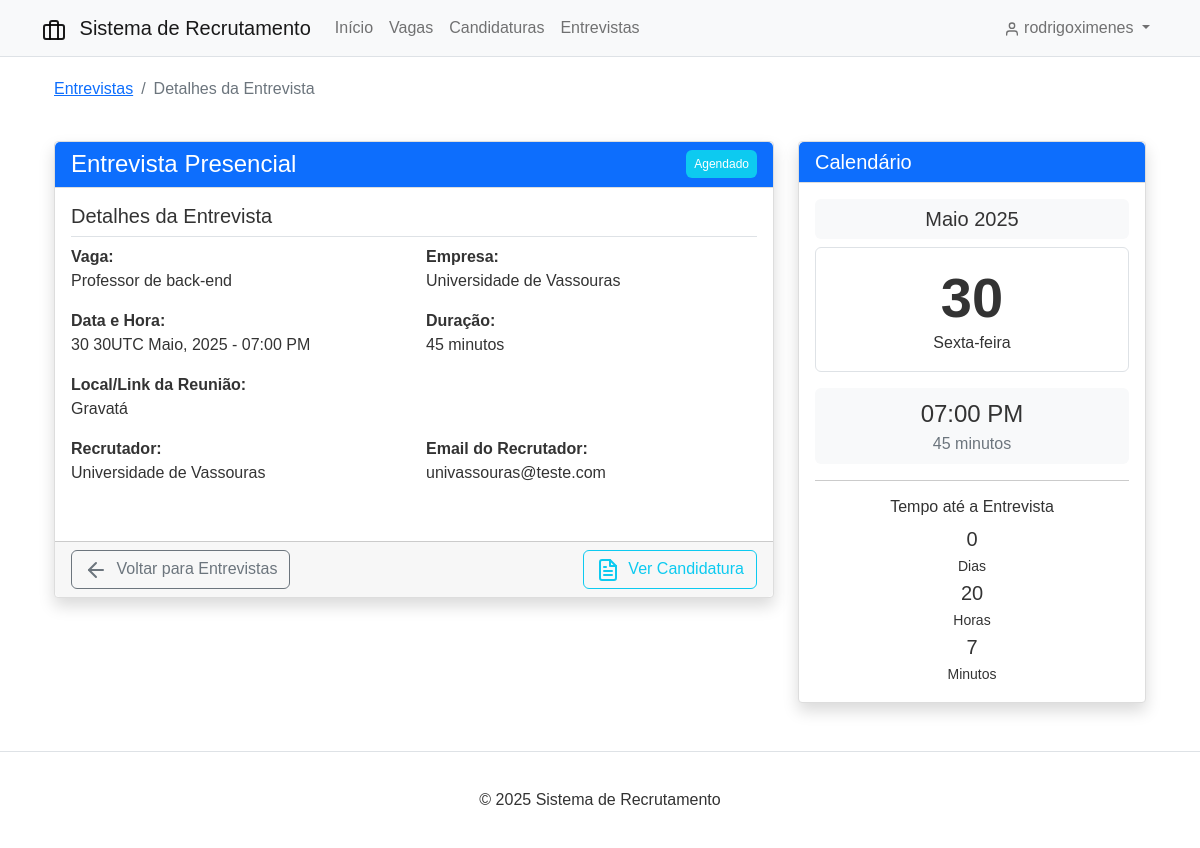
Page /interviews/2/ (signed in) on the committed database.
### users/models.py (models this page shows, shortened)
class CustomUser(AbstractUser):
    class Role(models.TextChoices):
        CANDIDATE = 'CANDIDATE', _('Candidato')
        RECRUITER = 'RECRUITER', _('Recrutador')
        ADMIN = 'ADMIN', _('Administrador')
    role = models.CharField(
        max_length=20,
        choices=Role.choices,
        default=Role.CANDIDATE,
        help_text=_('Determines the user type and permissions')
    )
    phone = models.CharField(max_length=20, blank=True, null=True)
    bio = models.TextField(blank=True, null=True)
    def is_candidate(self):
        return self.role == self.Role.CANDIDATE
    def is_admin(self):
        return self.role == self.Role.ADMIN

### interviews/models.py (models this page shows, shortened)
class Interview(models.Model):
    class InterviewType(models.TextChoices):
        PHONE = 'PHONE', 'Entrevista por Telefone'
        VIDEO = 'VIDEO', 'Chamada de Vídeo'
        IN_PERSON = 'IN_PERSON', 'Entrevista Presencial'
        TECHNICAL = 'TECHNICAL', 'Avaliação Técnica'
    class InterviewStatus(models.TextChoices):
        SCHEDULED = 'SCHEDULED', 'Agendado'
        COMPLETED = 'COMPLETED', 'Concluído'
        CANCELED = 'CANCELED', 'Cancelado'
        RESCHEDULED = 'RESCHEDULED', 'Remarcado'
    application = models.ForeignKey(Application, on_delete=models.CASCADE, related_name='interviews')
    interview_type = models.CharField(max_length=20, choices=InterviewType.choices)
    date_time = models.DateTimeField()
    duration_minutes = models.PositiveIntegerField(default=30)
    location = models.CharField(max_length=255, blank=True, null=True,
                               help_text="Physical location or meeting link")
    status = models.CharField(max_length=20, choices=InterviewStatus.choices, default=InterviewStatus.SCHEDULED)
    notes = models.TextField(blank=True, null=True)
    feedback = models.TextField(blank=True, null=True)
    created_at = models.DateTimeField(auto_now_add=True)
    updated_at = models.DateTimeField(auto_now=True)
    @property
    def recruiter(self):
        return self.application.job.recruiter
    @property
    def candidate(self):
        return self.application.candidate
    @property
    def is_past(self):
        return self.date_time < timezone.now()
    class Meta:
        ordering = ['date_time']

### jobs/models.py (models this page shows, shortened)
class Application(models.Model):
    class Status(models.TextChoices):
        APPLIED = 'APPLIED', 'Candidatado'
        REVIEWING = 'REVIEWING', 'Em análise'
        SHORTLISTED = 'SHORTLISTED', 'Pré-selecionado'
        REJECTED = 'REJECTED', 'Rejeitado'
        HIRED = 'HIRED', 'Contratado'
    job = models.ForeignKey(Job, on_delete=models.CASCADE, related_name='applications')
    candidate = models.ForeignKey(CustomUser, on_delete=models.CASCADE, related_name='applications')
    cover_letter = models.TextField()
    status = models.CharField(max_length=20, choices=Status.choices, default=Status.APPLIED)
    applied_at = models.DateTimeField(auto_now_add=True)
    updated_at = models.DateTimeField(auto_now=True)
    recruiter_notes = models.TextField(blank=True, null=True)
    class Meta:
        unique_together = ('job', 'candidate')
        ordering = ['-applied_at']

class Job(models.Model):
    title = models.CharField(max_length=100)
    company = models.CharField(max_length=100)
    location = models.CharField(max_length=100)
    description = models.TextField()
    requirements = models.TextField()
    salary_range = models.CharField(max_length=100, blank=True, null=True)
    job_type = models.CharField(max_length=50, choices=[
        ('FULL_TIME', 'Integral'),
        ('PART_TIME', 'Parcial'),
        ('CONTRACT', 'Contrato'),
        ('INTERNSHIP', 'Estágio'),
    ])
    recruiter = models.ForeignKey(CustomUser, on_delete=models.CASCADE, related_name='posted_jobs')
    created_at = models.DateTimeField(auto_now_add=True)
    updated_at = models.DateTimeField(auto_now=True)
    deadline = models.DateTimeField(default=timezone.now)
    is_active = models.BooleanField(default=True)
    class Meta:
        ordering = ['-created_at']

### interviews/views.py (the view)
# urls.py: path('<int:interview_id>/', views.interview_detail, name='interview_detail'),
@login_required
def interview_detail(request, interview_id):
    interview = get_object_or_404(Interview, pk=interview_id)
    is_recruiter = request.user == interview.recruiter
    is_candidate = request.user == interview.candidate
    is_admin = request.user.is_admin()
    if not (is_recruiter or is_candidate or is_admin):
        return HttpResponseForbidden("You don't have permission to view this interview.")
    if request.method == 'POST' and (is_recruiter or is_admin):
        form = InterviewForm(request.POST, instance=interview)
        if form.is_valid():
            form.save()
            messages.success(request, "Interview updated successfully!")
            return redirect('interview_detail', interview_id=interview.id)
    else:
        form = InterviewForm(instance=interview) if (is_recruiter or is_admin) else None
    context = {
        'interview': interview,
        'form': form,
        'is_recruiter': is_recruiter or is_admin,
        'is_candidate': is_candidate,
        'application': interview.application
    }
    return render(request, 'interviews/interview_detail.html', context)

### templates/interviews/interview_detail.html (shortened to what this page needs)
{% extends 'base.html' %}
{% block content %}
<div class="container">
    <div class="row mb-4">
        <div class="col-md-12">
            <nav aria-label="breadcrumb">
                <ol class="breadcrumb">
                    <li class="breadcrumb-item"><a href="{% url 'my_interviews' %}">Entrevistas</a></li>
                    <li class="breadcrumb-item active">Detalhes da Entrevista</li>
                </ol>
            </nav>
        </div>
    </div>
    <div class="row">
        <div class="col-md-8">
            <div class="card shadow mb-4">
                <div class="card-header bg-primary text-white">
                    <div class="d-flex justify-content-between align-items-center">
                        <h4 class="mb-0">{{ interview.get_interview_type_display }}</h4>
                        <span class="badge
                            {% if interview.status == 'SCHEDULED' %}bg-info
                            {% elif interview.status == 'COMPLETED' %}bg-success
                            {% elif interview.status == 'CANCELED' %}bg-danger
                            {% elif interview.status == 'RESCHEDULED' %}bg-warning
                            {% endif %} p-2">
                            {{ interview.get_status_display }}
                        </span>
                    </div>
                </div>
                <div class="card-body">
                    <div class="mb-4">
                        <h5 class="border-bottom pb-2">Detalhes da Entrevista</h5>
                        <div class="row">
                            <div class="col-md-6">
                                <strong>Vaga:</strong>
                                <p>{{ interview.application.job.title }}</p>
                            </div>
                            <div class="col-md-6">
                                <strong>Empresa:</strong>
                                <p>{{ interview.application.job.company }}</p>
                            </div>
                        </div>
                        <div class="row">
                            <div class="col-md-6">
                                <strong>Data e Hora:</strong>
                                <p>{{ interview.date_time|date:"d de F, Y - h:i A" }}</p>
                            </div>
                            <div class="col-md-6">
                                <strong>Duração:</strong>
                                <p>{{ interview.duration_minutes }} minutos</p>
                            </div>
                        </div>
                        {% if interview.location %}
                            <div class="row">
                                <div class="col-md-12">
                                    <strong>Local/Link da Reunião:</strong>
                                    <p>{{ interview.location }}</p>
                                </div>
                            </div>
                        {% endif %}
                        {% if is_candidate %}
                            <div class="row">
                                <div class="col-md-6">
                                    <strong>Recrutador:</strong>
                                    <p>{{ interview.application.job.recruiter.get_full_name|default:interview.application.job.recruiter.username }}</p>
                                </div>
                                <div class="col-md-6">
                                    <strong>Email do Recrutador:</strong>
                                    <p>{{ interview.application.job.recruiter.email }}</p>
                                </div>
                            </div>
                        {% endif %}
                    </div>
                </div>
                <div class="card-footer">
                    <div class="d-flex justify-content-between">
                        <a href="{% url 'my_interviews' %}" class="btn btn-outline-secondary">
                            <i data-feather="arrow-left" class="me-1"></i> Voltar para Entrevistas
                        </a>
                        <div class="btn-group">
                            <a href="{% url 'application_detail' interview.application.id %}" class="btn btn-outline-info">
                                <i data-feather="file-text" class="me-1"></i> Ver Candidatura
                            </a>
                        </div>
                    </div>
                </div>
            </div>
        </div>
        <div class="col-md-4">
            <div class="card shadow mb-4">
                <div class="card-header bg-primary text-white">
                    <h5 class="mb-0">Calendário</h5>
                </div>
                <div class="card-body">
                    <div class="text-center">
                        <div class="calendar-month">
                            <div class="month-header bg-light py-2 rounded mb-2">
                                <h5 class="mb-0">{{ interview.date_time|date:"F Y" }}</h5>
                            </div>
                            <div class="calendar-date border rounded p-3 mb-3">
                                <div class="display-4 fw-bold">{{ interview.date_time|date:"d" }}</div>
                                <div>{{ interview.date_time|date:"l" }}</div>
                            </div>
                            <div class="time-display bg-light py-2 rounded">
                                <div class="fs-4">{{ interview.date_time|date:"h:i A" }}</div>
                                <div class="text-muted">{{ interview.duration_minutes }} minutos</div>
                            </div>
                        </div>
                    </div>
                    <hr>
                    {% if interview.status == 'SCHEDULED' %}
                        <div class="text-center mt-3">
                            {% if interview.is_past %}
                                <div class="alert alert-warning">
                                    <i data-feather="alert-triangle" class="me-1"></i>
                                    Esta entrevista foi agendada para o passado.
                                </div>
                            {% else %}
                                <h6>Tempo até a Entrevista</h6>
                                <div class="countdown-timer" data-interview-time="{{ interview.date_time|date:'c' }}">
                                    <div class="countdown-display">
                                        <div id="countdown-days" class="fs-5">-</div>
                                        <small>Dias</small>
                                    </div>
                                    <div class="countdown-display">
                                        <div id="countdown-hours" class="fs-5">-</div>
                                        <small>Horas</small>
                                    </div>
                                    <div class="countdown-display">
                                        <div id="countdown-minutes" class="fs-5">-</div>
                                        <small>Minutos</small>
                                    </div>
                                </div>
                            {% endif %}
                        </div>
                    {% elif interview.status == 'COMPLETED' %}
                        <div class="alert alert-success mt-3">
                            <i data-feather="check-circle" class="me-1"></i>
                            Esta entrevista foi concluída.
                        </div>
                    {% elif interview.status == 'CANCELED' %}
                        <div class="alert alert-danger mt-3">
                            <i data-feather="x-circle" class="me-1"></i>
                            Esta entrevista foi cancelada.
                        </div>
                    {% elif interview.status == 'RESCHEDULED' %}
                        <div class="alert alert-warning mt-3">
                            <i data-feather="alert-circle" class="me-1"></i>
                            Esta entrevista foi reagendada.
                        </div>
                    {% endif %}
                </div>
            </div>
        </div>
    </div>
</div>
{% endblock %}

### templates/base.html (shortened to what this page needs)
<!DOCTYPE html>
<html lang="pt-br">
<head>
    {% load static %}
    <link href="https://cdn.jsdelivr.net/npm/bootstrap@5.2.3/dist/css/bootstrap.min.css" rel="stylesheet">
    <link rel="stylesheet" href="{% static 'css/styles.css' %}">
</head>
<body>
    <nav class="navbar navbar-expand-lg navbar-light bg-light border-bottom">
        <div class="container">
            <a class="navbar-brand" href="{% url 'home' %}">
                <i data-feather="briefcase"></i> Sistema de Recrutamento
            </a>
            <div class="collapse navbar-collapse" id="navbarNav">
                <ul class="navbar-nav me-auto">
                    <li class="nav-item">
                        <a class="nav-link" href="{% url 'home' %}">Início</a>
                    </li>
                    <li class="nav-item">
                        <a class="nav-link" href="{% url 'job_list' %}">Vagas</a>
                    </li>
                    {% if user.is_authenticated %}
                        {% if user.is_candidate %}
                            <li class="nav-item">
                                <a class="nav-link" href="{% url 'my_applications' %}">Candidaturas</a>
                            </li>
                            <li class="nav-item">
                                <a class="nav-link" href="{% url 'my_interviews' %}">Entrevistas</a>
                            </li>
                        {% endif %}
                    {% endif %}
                </ul>
                <ul class="navbar-nav">
                    {% if user.is_authenticated %}
                        <li class="nav-item dropdown">
                            <a class="nav-link dropdown-toggle" href="#" id="navbarDropdown" role="button" data-bs-toggle="dropdown">
                                <i data-feather="user" class="feather-small"></i> {{ user.username }}
                            </a>
                        </li>
                    {% endif %}
                </ul>
            </div>
        </div>
    </nav>
    <div class="container mt-3 mb-4">
        {% block content %}{% endblock %}
    </div>
    <footer class="border-top mt-4">
        <div class="container py-3 text-center">
            <p class="mb-0">&copy; {% now "Y" %} Sistema de Recrutamento</p>
        </div>
    </footer>
</body>
</html>

### static/css/styles.css (style rules this page uses)
body { font-family: Arial, sans-serif; color: #333; background-color: #fff; }
.feather { vertical-align: middle; }
.card { border-radius: 4px; margin-bottom: 20px; border: 1px solid #ddd; }
.card-header { background-color: #f8f9fa; border-bottom: 1px solid #ddd; }
.navbar { margin-bottom: 20px; }
.navbar-brand .feather { margin-right: 0.5rem; }
.feather-small { width: 16px; height: 16px; }
.badge { font-weight: normal; }
footer { margin-top: 30px; padding: 20px 0; border-top: 1px solid #eee; }

### rows in the picture
CustomUser: username "rodrigoximenes"
Interview: interview_type "Entrevista Presencial", status "Agendado", application.job "Professor de back-end", application.job.company "Universidade de Vassouras", date_time "30 30UTC Maio, 2025 - 07:00 PM", duration_minutes "45", location "Gravatá", application.job.recruiter.get_full_name "Universidade de Vassouras", application.job.recruiter.email "univassouras@teste.com", date_time "Maio 2025", date_time "30", date_time "Sexta-feira", date_time "07:00 PM"
